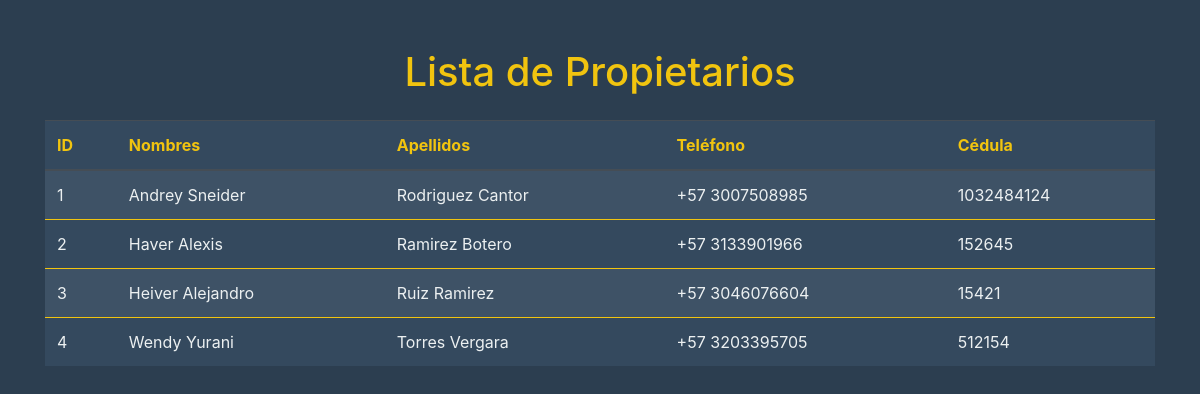
The app's page /views/propietarios/read.php with its own data.
### tables this page shows
CREATE TABLE `propietarios` (
	  `id` INT NOT NULL AUTO_INCREMENT,
	  `nombres` VARCHAR(45) NOT NULL,
	  `apellidos` VARCHAR(45) NOT NULL,
	  `telefono` VARCHAR(45) NOT NULL,
	  `cedula` VARCHAR(45) UNIQUE NOT NULL,
	  `contrasena` VARCHAR(60) NOT NULL,
	  PRIMARY KEY (`id`)
	);

### models/Propietarios.php (called while the page is built, shortened)
<?php
class PropietariosModel {
    private $pdo;
    public function __construct($pdo) {
        $this->pdo = $pdo;
    }
    public function getAll() {
        $stmt = $this->pdo->query('SELECT * FROM propietarios');
        return $stmt->fetchAll();
    }
}
?>

### views/propietarios/read.php (the view, shortened to what this page needs)
<?php
require_once '../../config/database.php';
require_once '../../models/Propietarios.php';
$pdo = require '../../config/database.php';
$model = new PropietariosModel($pdo);
$propietarios = $model->getAll();
?>
<!DOCTYPE html>
<html lang="es">
<head>
    <link rel="stylesheet" href="https://maxcdn.bootstrapcdn.com/bootstrap/4.5.2/css/bootstrap.min.css">
    <link rel="stylesheet" href="public/css/vistas_propietarios/styles_propietarios_read.css">
</head>
<body>
    <div class="container mt-5">
        <h1 class="text-center">Lista de Propietarios</h1>
        <table class="table table-dark table-striped mt-4">
            <thead>
                <tr>
                    <th>ID</th>
                    <th>Nombres</th>
                    <th>Apellidos</th>
                    <th>Teléfono</th>
                    <th>Cédula</th>
                </tr>
            </thead>
            <tbody>
                <?php foreach ($propietarios as $propietario): ?>
                    <tr>
                        <td><?php echo $propietario['id']; ?></td>
                        <td><?php echo $propietario['nombres']; ?></td>
                        <td><?php echo $propietario['apellidos']; ?></td>
                        <td><?php echo $propietario['telefono']; ?></td>
                        <td><?php echo $propietario['cedula']; ?></td>
                    </tr>
                <?php endforeach; ?>
            </tbody>
        </table>
    </div>
</body>
</html>

### public/css/vistas_propietarios/styles_propietarios_read.css (style rules this page uses)
body { background-color: #2C3E50; color: #ECF0F1; }
h1 { color: #F1C40F; }
.table-dark { background-color: #34495E; }
.table-dark th { color: #F1C40F; border-color: #F1C40F; }
.table-dark td { color: #ECF0F1; border-color: #F1C40F; }

### records on screen
propietarios: id "1", nombres "Andrey Sneider", apellidos "Rodriguez Cantor", telefono "+57 3007508985", cedula "1032484124"
propietarios: id "2", nombres "Haver Alexis", apellidos "Ramirez Botero", telefono "+57 3133901966", cedula "152645"
propietarios: id "3", nombres "Heiver Alejandro", apellidos "Ruiz Ramirez", telefono "+57 3046076604", cedula "15421"
propietarios: id "4", nombres "Wendy Yurani", apellidos "Torres Vergara", telefono "+57 3203395705", cedula "512154"
